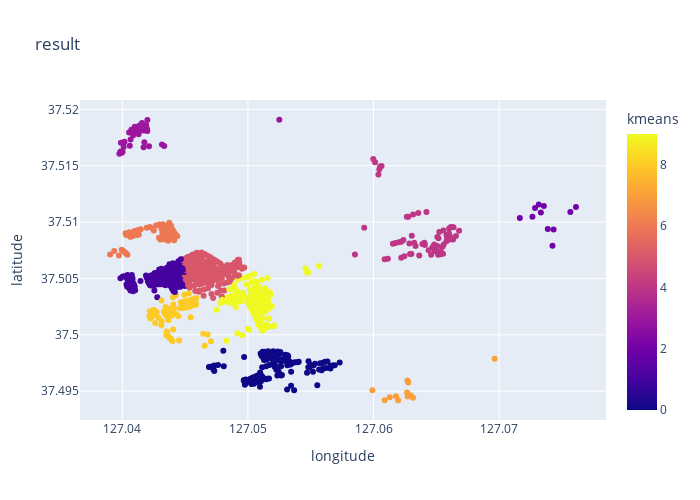

Notebook code for this chart:
### Code cell
model = KMeans(n_clusters=10)
model.fit(final_result[['latitude','longitude']])
final_result['kmeans'] = model.labels_
centers = {x:y for x,y in model.cluster_centers_}
cluster_labels = model.fit_predict(final_result[['latitude','longitude']])
silhouette_avg = silhouette_score(final_result[['latitude','longitude']], cluster_labels)
print("실루엣:",silhouette_avg)
fig = px.scatter(final_result, 
                 title="result", 
                 x="longitude", 
                 y="latitude",
                 color = 'kmeans',
                width=700, height=500)
fig.show()

### Figure 1 — Plotly figure (JSON) as saved in the notebook; plotly's stock layout.template omitted (floating-point values rounded to 4 significant figures; data arrays with more than 128 entries replaced by an {"elided": "..."} marker saying what was removed)
{"data": [{"hovertemplate": "longitude=%{x}<br>latitude=%{y}<br>kmeans=%{marker.color}<extra></extra>", "legendgroup": "", "marker": {"color": {"elided": "935 int values"}, "coloraxis": "coloraxis", "symbol": "circle"}, "mode": "markers", "name": "", "orientation": "v", "showlegend": false, "type": "scatter", "x": {"elided": "935 float values"}, "xaxis": "x", "y": {"elided": "935 float values"}, "yaxis": "y"}], "layout": {"coloraxis": {"colorbar": {"title": {"text": "kmeans"}}, "colorscale": [[0, "#0d0887"], [0.1111, "#46039f"], [0.2222, "#7201a8"], [0.3333, "#9c179e"], [0.4444, "#bd3786"], [0.5556, "#d8576b"], [0.6667, "#ed7953"], [0.7778, "#fb9f3a"], [0.8889, "#fdca26"], [1, "#f0f921"]]}, "height": 500, "legend": {"tracegroupgap": 0}, "title": {"text": "result"}, "width": 700, "xaxis": {"anchor": "y", "domain": [0, 1], "title": {"text": "longitude"}}, "yaxis": {"anchor": "x", "domain": [0, 1], "title": {"text": "latitude"}}}}
